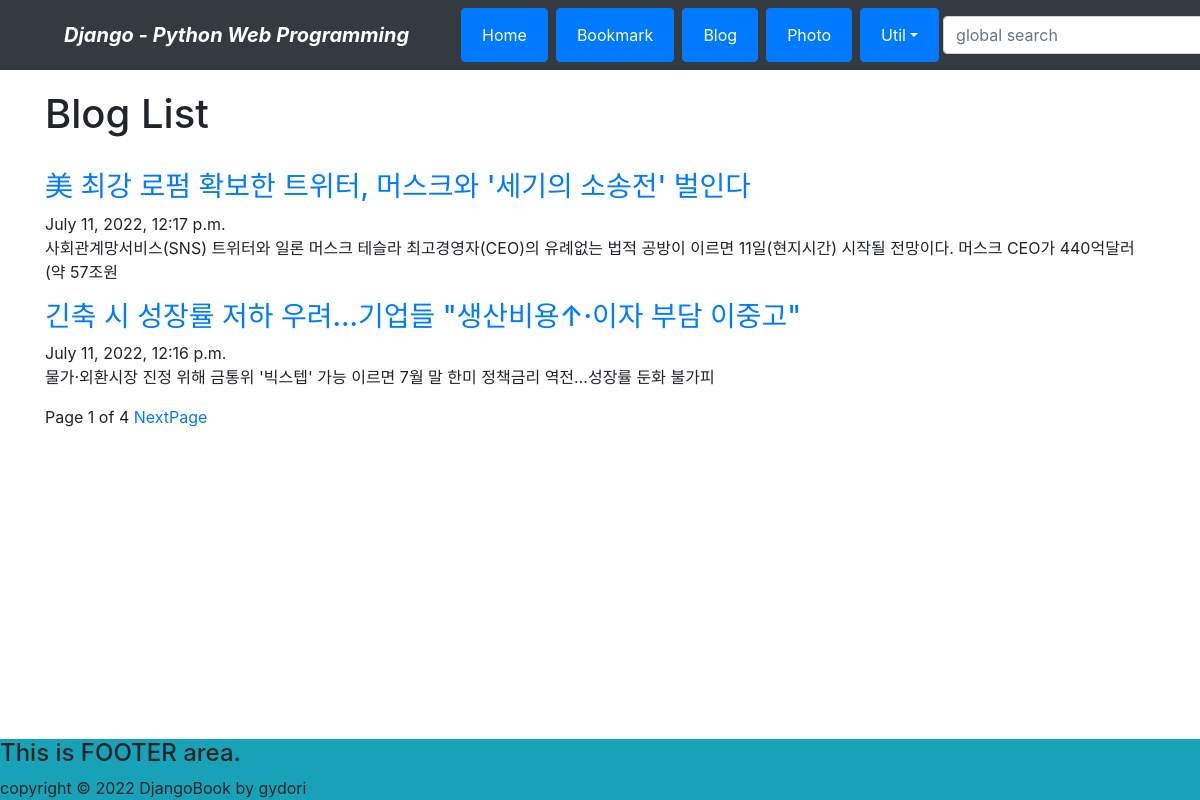
Screenshot of /blog/ with the database file from the repository.
### blog/models.py (models this page shows, shortened)
class Post(models.Model):
    title = models.CharField(verbose_name='TITLE', max_length=50)
    slug = models.SlugField('SLUG', max_length=50, unique=True, allow_unicode=True, help_text='one word for title alies.')
    description = models.CharField('DESCRIPTION', max_length=100, blank=True, help_text='simple description text.')
    content = models.TextField('CONTENT')
    create_dt = models.DateTimeField('CREATE DATE', auto_now_add=True)
    modify_dt = models.DateTimeField('MODIFY DATE', auto_now=True)
    class Meta:
        verbose_name = 'post'
        verbose_name_plural = 'posts'
        db_table = 'blog_posts'       # 디폴트 값 : 앱명_모델클래스명
        ordering = ('-modify_dt',)    # 정렬 (날짜순)
    def get_absolute_url(self):
        return reverse('blog:post_detail', args=(self.slug,))

### blog/views.py (the view)
# urls.py: path('', views.PostLV.as_view(), name = 'index'),
class PostLV(ListView):
    model = Post
    template_name = 'blog/post_all.html'
    context_object_name = 'posts'
    paginate_by = 2    #한 페이지에 보이는 글 개수 설정

### blog/templates/blog/post_all.html (shortened to what this page needs)
{% extends "base.html" %}
{% block content %}
<h1>Blog List</h1>
<br>
{% for post in posts %}
     <h3><a href='{{ post.get_absolute_url }}'>{{ post.title }}</a></h3>
     {{ post.modify_dt }}
     <p>{{ post.description }}</p>
{% endfor %}
Page {{ page_obj.number }} of {{ page_obj.paginator.num_pages }}
{% if page_obj.has_next %}
    <a href="?page={{ page_obj.next_page_number}}">NextPage</a>
{% endif %}
{% endblock %}
{% block footer %}
<footer class="fixed-bottom bg-info">
    <h4>This is FOOTER area.</h4>
    copyright &copy; 2022 DjangoBook by gydori
</footer>
{% endblock %}

### rows the page displays
Post: title "美 최강 로펌 확보한 트위터, 머스크와 '세기의 소송전' 벌인다", modify_dt "July 11, 2022, 12:17 p.m.", description "사회관계망서비스(SNS) 트위터와 일론 머스크 테슬라 최고경영자(CEO)의 유례없는 법적 공방이 이르면 11일(현지시간) 시작될 전망이다. 머스크 CEO가 440억달러(약 57조원"
Post: title "긴축 시 성장률 저하 우려…기업들 \"생산비용↑·이자 부담 이중고\"", modify_dt "July 11, 2022, 12:16 p.m.", description "물가·외환시장 진정 위해 금통위 '빅스텝' 가능 이르면 7월 말 한미 정책금리 역전…성장률 둔화 불가피"

### other values shown
{{ page_obj.number }} "1"
{{ page_obj.paginator.num_pages }} "4"
